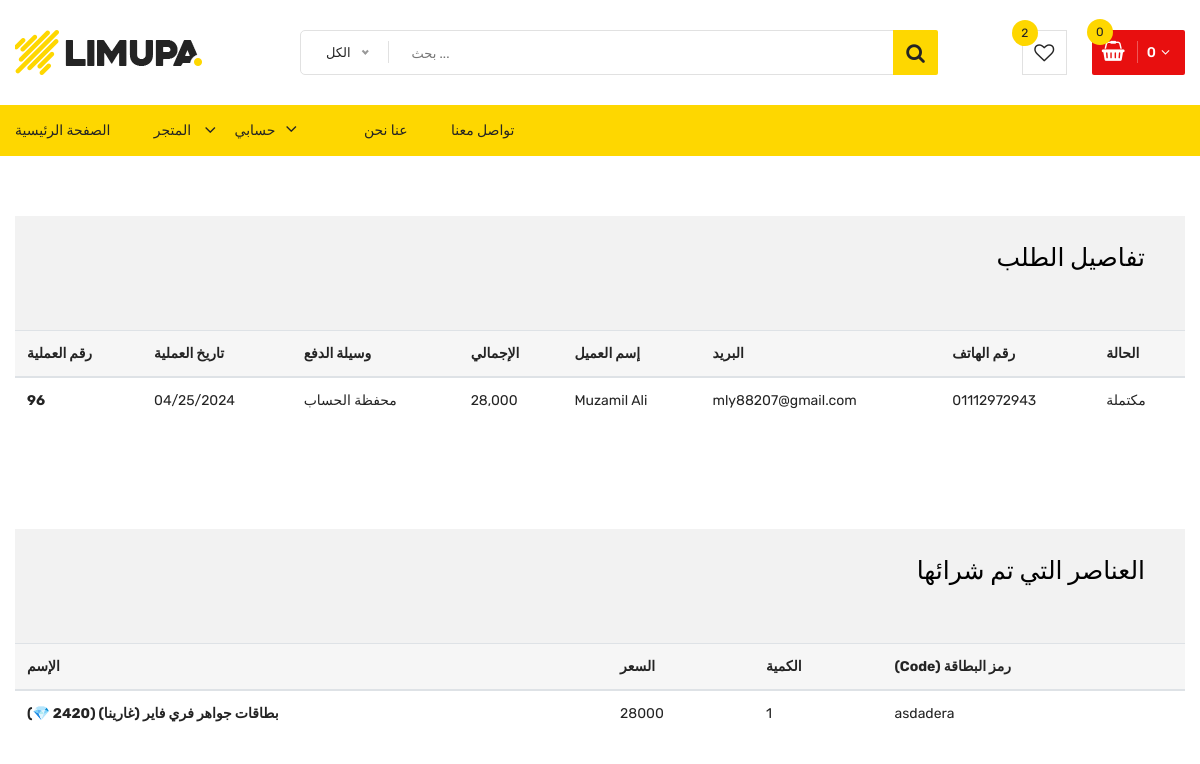
/payment/checkout-processed/5/ (signed in), run on the app's committed database.
### apps/orders/models.py (models this page shows, shortened)
class Order(models.Model):
    PAYMENT_CHOICES = (
        ("bankak", "بنكك"),
        ("wallet", "محفظة الحساب"),
    )
    user = models.ForeignKey(User, on_delete=models.DO_NOTHING, related_name="user_order")
    full_name = models.CharField(max_length=50)
    email = models.EmailField()
    phone = models.CharField(max_length=100)
    created = models.DateTimeField(auto_now_add=True)
    total_paid = models.DecimalField(max_digits=8, decimal_places=0)
    order_key = models.CharField(max_length=200, null=True, blank=True)
    payment_screenshot = models.ImageField(null=True, blank=True)
    payment_method = models.CharField(
        max_length=20,
        choices=PAYMENT_CHOICES,
        blank=True,
        default="bankak",
    )
    order_number = models.PositiveIntegerField(null=True, blank=True)
    is_closed = models.BooleanField(default=False)
    class Meta:
        ordering = ["-created"]

class OrderItem(models.Model):
    order = models.ForeignKey(
        Order,
        on_delete=models.CASCADE,
        related_name="items",
    )
    card = models.ForeignKey(
        Card,
        on_delete=models.CASCADE,
        related_name="item_card",
    )
    price = models.DecimalField(max_digits=7, decimal_places=0)
    quantity = models.PositiveIntegerField(default=1)
    code = models.CharField(max_length=100, default="غير متوفر بعد")

### apps/shop/models.py (models this page shows, shortened)
class Card(models.Model):
    name = models.CharField(max_length=255)
    card_code = models.CharField(max_length=255)
    game = models.ForeignKey(Game, on_delete=models.CASCADE, related_name="game_cards")
    price = models.DecimalField(max_digits=7, decimal_places=0)
    discount = models.ForeignKey(Discount, on_delete=models.CASCADE, blank=True, null=True)
    created = models.DateTimeField(auto_now_add=True)
    is_active = models.BooleanField(default=True)
    objects = CardManager()
    active = CardManager()
    class Meta:
        verbose_name_plural = "Cards"
        ordering = ["price"]

class Game(models.Model):
    name = models.CharField(max_length=255, unique=True)
    note = models.TextField(blank=True, null=True)
    description = models.TextField(blank=True, null=True)
    image = models.ImageField(upload_to="games/")  # Optional image field
    category = models.ForeignKey(
        Category, related_name="cards", on_delete=models.SET_NULL, null=True, blank=True
    )
    created_by = models.ForeignKey(
        User, related_name="card_creator", on_delete=models.CASCADE, null=True, blank=True
    )
    slug = models.SlugField(max_length=125)
    is_active = models.BooleanField(default=True)
    created = models.DateTimeField(auto_now_add=True)
    updated = models.DateTimeField(auto_now=True)
    objects = models.Manager()
    active = CardManager()
    class Meta:
        verbose_name_plural = "Games"
        ordering = ["-created"]

### apps/payment/views.py (the view)
# urls.py: path("checkout-processed/<str:order_id>/", views.checkout_processed, name="checkout-processed"),
@login_required
def checkout_processed(request: HttpRequest, order_id):
    user = request.user
    order = get_object_or_404(Order, id=order_id, user=user)
    context = {"order": order}
    if not order.is_closed:
        return render(request, "payment/checkout-processed.html", context)
    return render(request, "account/user/order-details.html", context)

### apps/accounts/context_processors.py (called while the page is built)
def account_context(request):
    context = {"wishlist_count": 0}
    if request.user.is_authenticated:
        context["wishlist_count"] = Wishlist.objects.filter(user=request.user).count()
    return context

### apps/cart/cart.py (called while the page is built)
    def __len__(self):
        return sum(int(item["qty"]) for item in self.cart.values())

    def get_cart_total(self):
        return sum(int(item["price"]) * int(item["qty"]) for item in self.cart.values())

### apps/cart/context_processors.py (called while the page is built)
def cart(request):
    cart = Cart(request)
    cards = Card.objects.filter(id__in=cart.cart.keys())
    return {"cart": cart, "cart_cards": cards}

### apps/shop/context_processors.py (called while the page is built)
def game_categories(request):
    categories = Category.objects.all()
    context = {"categories": categories}
    return context

### apps/shop/models.py (called while the page is built)
    def get_queryset(self):
        return super(CardManager, self).get_queryset().filter(is_active=True)

### utils/functional.py (called while the page is built)
def get_url(request=None):
    request = request or HttpRequest()
    domain = get_current_site(request).domain
    return "{0}://{1}".format(request.scheme, domain)

def get_full_url(request=None):
    request = request or HttpRequest()
    return get_url(request) + "{0}".format(request.get_full_path())

### templates/account/user/order-details.html (shortened to what this page needs)
{% extends 'base.html' %} {% load static %} {% load humanize %} {% block content %}
<div class="checkout-area pt-60 pb-30">
  <div class="container table-container">
    <div class="your-order">
      <p class="arabic-text" style="font-size: 25px; color: black; font-weight: 500">تفاصيل الطلب</p>
    </div>
    <table class="table table-hover">
      <thead>
        <tr>
          <th scope="col">رقم العملية</th>
          <th scope="col">تاريخ العملية</th>
          <th scope="col">وسيلة الدفع</th>
          <th scope="col">الإجمالي</th>
          <th scope="col">إسم العميل</th>
          <th scope="col">البريد</th>
          <th scope="col">رقم الهاتف</th>
          <th scope="col">الحالة</th>
        </tr>
      </thead>
      <tbody>
        <tr>
          <th scope="row">{{order.order_number}}</th>
          <td>{{order.created|date:"SHORT_DATE_FORMAT"}}</td>
          <td>{{order.get_payment_method_display}}</td>
          <td>{{order.total_paid|intcomma}}</td>
          <td>{{order.full_name}}</td>
          <td>{{order.email}}</td>
          <td>{{order.phone}}</td>
          {% if order.is_closed %}
          <td>مكتملة</td>
          {% else %}
          <td>قيد الإنتظار</td>
          {% endif %}
        </tr>
      </tbody>
    </table>
  </div>
</div>
<div class="checkout-area pt-60 pb-30">
  <div class="container table-container">
    <div class="your-order">
      <p class="arabic-text" style="font-size: 25px; color: black; font-weight: 500">العناصر التي تم شرائها</p>
    </div>
    <table class="table table-hover">
      <thead>
        <tr>
          <th scope="col">الإسم</th>
          <th scope="col">السعر</th>
          <th scope="col">الكمية</th>
          <th scope="col">رمز البطاقة (Code)</th>
        </tr>
      </thead>
      <tbody>
        {% for item in order.items.all %}
        <tr>
          <th scope="row">{{item.card.game.name}} ({{item.card.name}})</th>
          <td>{{item.price}}</td>
          <td>{{item.quantity}}</td>
          {% if order.is_closed %}
          <td>{{item.code}}</td>
          {% else %}
          <td>قيد الإنتظار</td>
          {% endif %}
        </tr>
        {% endfor %}
      </tbody>
    </table>
  </div>
</div>
{% endblock %}

### static/css/responsive.css (style rules this page uses)
@media (min-width: 1200px) and (max-width: 1500px) { .container { max-width: 1170px; padding-left: 0; padding-right: 0; } }

### templates/account/user/order-details.html (style rules this page uses)
.table-container { overflow-x: scroll; }
tr { direction: rtl; }

### data on the page
Order: order_number "96", created "04/25/2024", payment_method "محفظة الحساب", total_paid "28,000", full_name "Muzamil Ali", email "mly88207@gmail.com", phone "01112972943"
OrderItem: card.game.name "بطاقات جواهر فري فاير (غارينا)", card.name "2420 💎", price "28000", quantity "1", code "asdadera"

### other printed values
{{ wishlist_count }} "2"
{{ cart.get_cart_total|intcomma }} "0"
